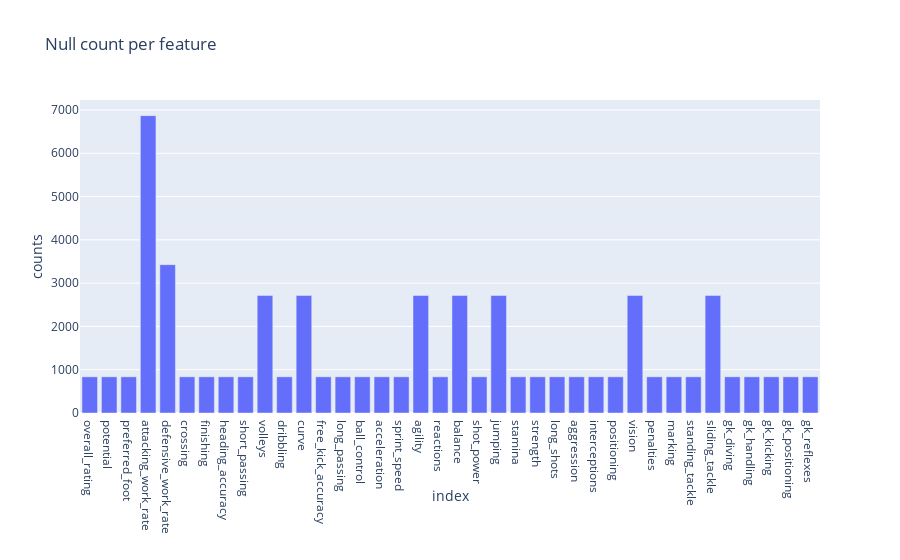

Here is the notebook cell this chart was saved with:
### Code cell
layout=go.Layout(title='Null count per feature',xaxis=dict(title='index'),yaxis=dict(title='counts'),hovermode='closest')
fig=go.Figure(data=data,layout=layout)

fig.show()

### Figure 1 — Plotly figure (JSON) as saved in the notebook; plotly's stock layout.template omitted (floating-point values rounded to 4 significant figures)
{"data": [{"type": "bar", "x": ["overall_rating", "potential", "preferred_foot", "attacking_work_rate", "defensive_work_rate", "crossing", "finishing", "heading_accuracy", "short_passing", "volleys", "dribbling", "curve", "free_kick_accuracy", "long_passing", "ball_control", "acceleration", "sprint_speed", "agility", "reactions", "balance", "shot_power", "jumping", "stamina", "strength", "long_shots", "aggression", "interceptions", "positioning", "vision", "penalties", "marking", "standing_tackle", "sliding_tackle", "gk_diving", "gk_handling", "gk_kicking", "gk_positioning", "gk_reflexes"], "y": [836, 836, 836, 6869, 3427, 836, 836, 836, 836, 2713, 836, 2713, 836, 836, 836, 836, 836, 2713, 836, 2713, 836, 2713, 836, 836, 836, 836, 836, 836, 2713, 836, 836, 836, 2713, 836, 836, 836, 836, 836]}], "layout": {"hovermode": "closest", "title": {"text": "Null count per feature"}, "xaxis": {"title": {"text": "index"}}, "yaxis": {"title": {"text": "counts"}}}}
